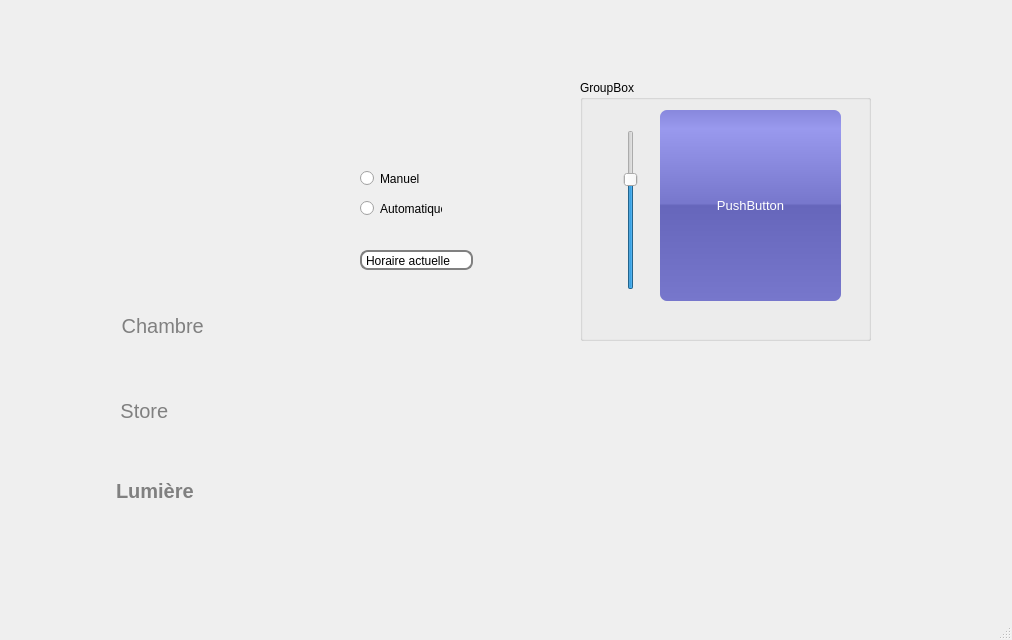
<?xml version="1.0" encoding="UTF-8"?>
<ui version="4.0">
 <class>chambresWindow</class>
 <widget class="QMainWindow" name="chambresWindow">
  <property name="geometry">
   <rect>
    <x>0</x>
    <y>0</y>
    <width>1012</width>
    <height>640</height>
   </rect>
  </property>
  <property name="windowTitle">
   <string>MainWindow</string>
  </property>
  <property name="styleSheet">
   <string notr="true">#menuWindow {
background:  QLinearGradient(x1: 0, y1: 0, x2: 0, y2: 1, stop: 0 #eef, stop: 1 #ccf);
}

#mainFrame {
border: 3px solid gray;
border-radius: 40px;
background: QLinearGradient(x1: 0, y1: 0, x2: 0, y2: 1, stop: 0 #eef, stop: 1 #ccf);
}
QLineEdit {
padding: 2px;
border-style: solid;
border:2px solid gray ;

border-radius: 8px;


}

QDateEdit 
{
padding: 1px;
border-style: solid;
border: 2px solid pink;
border-radius: 8px;
}


QPushButton {
color: white;

background-color: QLinearGradient( x1: 0, y1: 0, x2: 0, y2: 1, stop: 0 #88d, stop: 0.1 #99e, stop: 0.49 #77c, stop: 0.5 #66b, stop: 1 #77c);
border-width: 1px;
border-color: #339;
border-style: solid;
border-radius: 7;
padding: 3px;
font-size: 13px;
padding-left: 5px;
padding-right: 5px;

}


QLabel {
color :  QLinearGradient( x1: 0, y1: 0, x2: 0, y2: 1, stop: 0 #88d, stop: 0.1 #99e, stop: 0.49 #77c, stop: 0.5 #66b, stop: 1 #77c);
font-weight: bold;
font-size: 15px;
}</string>
  </property>
  <widget class="QWidget" name="centralwidget">
   <widget class="QStackedWidget" name="stackedWidget">
    <property name="geometry">
     <rect>
      <x>340</x>
      <y>30</y>
      <width>561</width>
      <height>561</height>
     </rect>
    </property>
    <property name="currentIndex">
     <number>1</number>
    </property>
    <widget class="QWidget" name="page1">
     <widget class="QLineEdit" name="lineEdit">
      <property name="geometry">
       <rect>
        <x>320</x>
        <y>260</y>
        <width>131</width>
        <height>20</height>
       </rect>
      </property>
     </widget>
     <widget class="QLabel" name="label">
      <property name="geometry">
       <rect>
        <x>330</x>
        <y>230</y>
        <width>161</width>
        <height>16</height>
       </rect>
      </property>
      <property name="text">
       <string>Entrer voter ID</string>
      </property>
     </widget>
     <widget class="QTableView" name="tableView">
      <property name="geometry">
       <rect>
        <x>50</x>
        <y>90</y>
        <width>256</width>
        <height>192</height>
       </rect>
      </property>
     </widget>
     <widget class="QPushButton" name="pushButton3">
      <property name="geometry">
       <rect>
        <x>600</x>
        <y>260</y>
        <width>75</width>
        <height>23</height>
       </rect>
      </property>
      <property name="text">
       <string>PushButton</string>
      </property>
     </widget>
     <widget class="QPushButton" name="pushButton">
      <property name="geometry">
       <rect>
        <x>410</x>
        <y>310</y>
        <width>75</width>
        <height>23</height>
       </rect>
      </property>
      <property name="text">
       <string>chercher</string>
      </property>
     </widget>
    </widget>
    <widget class="QWidget" name="page2">
     <widget class="QLineEdit" name="Heure_temp">
      <property name="geometry">
       <rect>
        <x>20</x>
        <y>220</y>
        <width>113</width>
        <height>20</height>
       </rect>
      </property>
      <property name="text">
       <string>Horaire actuelle</string>
      </property>
     </widget>
     <widget class="QRadioButton" name="radioButton">
      <property name="geometry">
       <rect>
        <x>20</x>
        <y>140</y>
        <width>82</width>
        <height>17</height>
       </rect>
      </property>
      <property name="text">
       <string>Manuel</string>
      </property>
     </widget>
     <widget class="QRadioButton" name="radioButton_2">
      <property name="geometry">
       <rect>
        <x>20</x>
        <y>170</y>
        <width>82</width>
        <height>17</height>
       </rect>
      </property>
      <property name="text">
       <string>Automatique</string>
      </property>
     </widget>
     <widget class="QGroupBox" name="groupBox_3">
      <property name="geometry">
       <rect>
        <x>240</x>
        <y>50</y>
        <width>291</width>
        <height>261</height>
       </rect>
      </property>
      <property name="title">
       <string>GroupBox</string>
      </property>
      <widget class="QSlider" name="verticalSlider_2">
       <property name="geometry">
        <rect>
         <x>40</x>
         <y>50</y>
         <width>22</width>
         <height>160</height>
        </rect>
       </property>
       <property name="singleStep">
        <number>5</number>
       </property>
       <property name="sliderPosition">
        <number>70</number>
       </property>
       <property name="orientation">
        <enum>Qt::Vertical</enum>
       </property>
      </widget>
      <widget class="QPushButton" name="pushButton_5">
       <property name="geometry">
        <rect>
         <x>80</x>
         <y>30</y>
         <width>181</width>
         <height>191</height>
        </rect>
       </property>
       <property name="styleSheet">
        <string notr="true">QPushButton {
background-image: url(:images/volets.png);
border: none;
}
</string>
       </property>
       <property name="text">
        <string>PushButton</string>
       </property>
      </widget>
     </widget>
    </widget>
    <widget class="QWidget" name="page3">
     <widget class="QPushButton" name="pushButton_eteindre">
      <property name="geometry">
       <rect>
        <x>190</x>
        <y>80</y>
        <width>75</width>
        <height>23</height>
       </rect>
      </property>
      <property name="styleSheet">
       <string notr="true">background-color: rgb(194, 179, 179);</string>
      </property>
      <property name="text">
       <string>Eteindre</string>
      </property>
     </widget>
     <widget class="QGroupBox" name="groupBox_2">
      <property name="geometry">
       <rect>
        <x>80</x>
        <y>120</y>
        <width>421</width>
        <height>111</height>
       </rect>
      </property>
      <property name="title">
       <string>Intensite</string>
      </property>
      <widget class="QSlider" name="horizontalSlider_3">
       <property name="geometry">
        <rect>
         <x>40</x>
         <y>50</y>
         <width>160</width>
         <height>22</height>
        </rect>
       </property>
       <property name="cursor">
        <cursorShape>ArrowCursor</cursorShape>
       </property>
       <property name="styleSheet">
        <string notr="true">color: rgb(0, 0, 0);</string>
       </property>
       <property name="singleStep">
        <number>20</number>
       </property>
       <property name="sliderPosition">
        <number>50</number>
       </property>
       <property name="orientation">
        <enum>Qt::Horizontal</enum>
       </property>
      </widget>
     </widget>
     <widget class="QPushButton" name="pushButton_allumer">
      <property name="geometry">
       <rect>
        <x>90</x>
        <y>80</y>
        <width>75</width>
        <height>23</height>
       </rect>
      </property>
      <property name="styleSheet">
       <string notr="true">background-color: rgb(175, 203, 255);</string>
      </property>
      <property name="text">
       <string>Allumer</string>
      </property>
     </widget>
    </widget>
   </widget>
   <widget class="QPushButton" name="pushButton_lumiere">
    <property name="geometry">
     <rect>
      <x>26</x>
      <y>470</y>
      <width>91</width>
      <height>41</height>
     </rect>
    </property>
    <property name="styleSheet">
     <string notr="true">#pushButton_lumiere{
background-color: transparent;
border-image: url(:/img/img/lumiere.jpg);
background: none;
border: none;
background-repeat: none;
color : gray ;

font-size: 20px;
}</string>
    </property>
    <property name="text">
     <string/>
    </property>
   </widget>
   <widget class="QLabel" name="label_lumiere">
    <property name="geometry">
     <rect>
      <x>116</x>
      <y>480</y>
      <width>121</width>
      <height>21</height>
     </rect>
    </property>
    <property name="styleSheet">
     <string notr="true">#label_lumiere{
/*background-color: transparent;
border-image: url(:/img/img/lumiere.jpg);
background: none;
border: none;
background-repeat: none;*/
color : gray ;

font-size: 20px;
}</string>
    </property>
    <property name="text">
     <string>Lumière</string>
    </property>
   </widget>
   <widget class="QLabel" name="label_3">
    <property name="geometry">
     <rect>
      <x>26</x>
      <y>10</y>
      <width>281</width>
      <height>581</height>
     </rect>
    </property>
    <property name="styleSheet">
     <string notr="true">#label_3 {
background-color: transparent;
border-image: url(:/img/img/espace etudiant.jpg);
background: none;
border: none;
background-repeat: none;
}</string>
    </property>
    <property name="text">
     <string/>
    </property>
   </widget>
   <widget class="QPushButton" name="pushButton_store">
    <property name="geometry">
     <rect>
      <x>36</x>
      <y>390</y>
      <width>261</width>
      <height>41</height>
     </rect>
    </property>
    <property name="styleSheet">
     <string notr="true">#pushButton_store{
background-color: transparent;
border-image: url(:/img/img/store.jpg);
background: none;
border: none;
background-repeat: none;
color : gray ;

font-size: 20px;
}</string>
    </property>
    <property name="text">
     <string>  Store          </string>
    </property>
   </widget>
   <widget class="QPushButton" name="pushButton_retour">
    <property name="geometry">
     <rect>
      <x>236</x>
      <y>530</y>
      <width>71</width>
      <height>61</height>
     </rect>
    </property>
    <property name="styleSheet">
     <string notr="true">#pushButton_retour{
background-color: transparent;
border-image: url(:/img/img/retour.jpg);
background: none;
border: none;
background-repeat: none;
color : gray ;

font-size: 20px;
}</string>
    </property>
    <property name="text">
     <string/>
    </property>
   </widget>
   <widget class="QPushButton" name="pushButton_chambre">
    <property name="geometry">
     <rect>
      <x>30</x>
      <y>300</y>
      <width>271</width>
      <height>51</height>
     </rect>
    </property>
    <property name="styleSheet">
     <string notr="true">#pushButton_chambre{
background-color: transparent;
border-image: url(:/img/img/foyer.jpg);
background: none;
border: none;
background-repeat: none;
color : gray ;

font-size: 20px;
}</string>
    </property>
    <property name="text">
     <string>Chambre </string>
    </property>
   </widget>
   <widget class="QLabel" name="label_lumiere_2">
    <property name="geometry">
     <rect>
      <x>130</x>
      <y>480</y>
      <width>121</width>
      <height>21</height>
     </rect>
    </property>
    <property name="styleSheet">
     <string notr="true">#label_lumiere{
/*background-color: transparent;
border-image: url(:/img/img/lumiere.jpg);
background: none;
border: none;
background-repeat: none;*/
color : gray ;

font-size: 20px;
}</string>
    </property>
    <property name="text">
     <string/>
    </property>
   </widget>
   <zorder>label_3</zorder>
   <zorder>stackedWidget</zorder>
   <zorder>pushButton_lumiere</zorder>
   <zorder>label_lumiere</zorder>
   <zorder>pushButton_store</zorder>
   <zorder>pushButton_retour</zorder>
   <zorder>pushButton_chambre</zorder>
   <zorder>label_lumiere_2</zorder>
  </widget>
  <widget class="QMenuBar" name="menubar">
   <property name="geometry">
    <rect>
     <x>0</x>
     <y>0</y>
     <width>1012</width>
     <height>21</height>
    </rect>
   </property>
  </widget>
  <widget class="QStatusBar" name="statusbar"/>
 </widget>
 <resources/>
 <connections/>
</ui>
